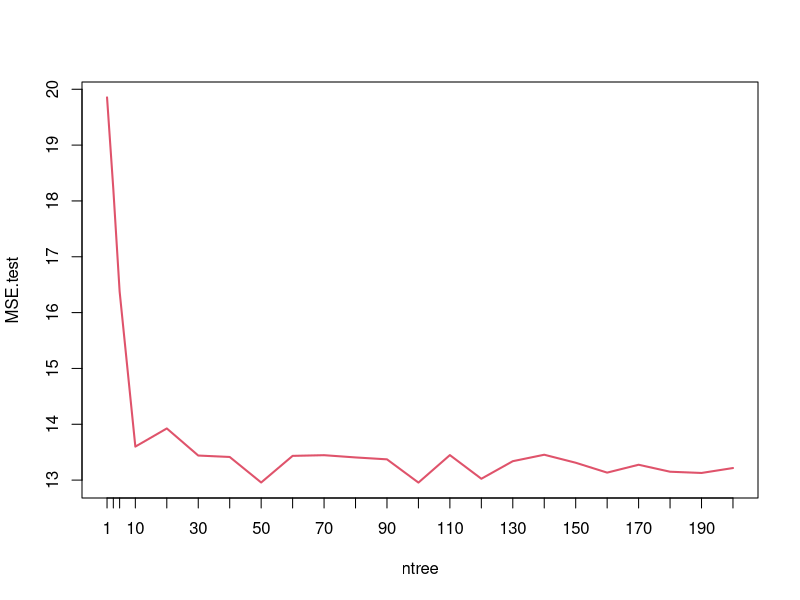
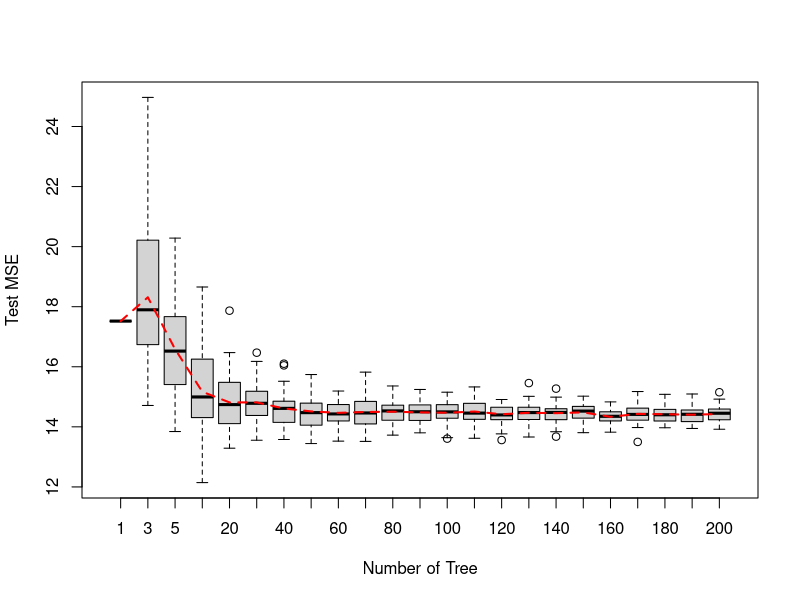
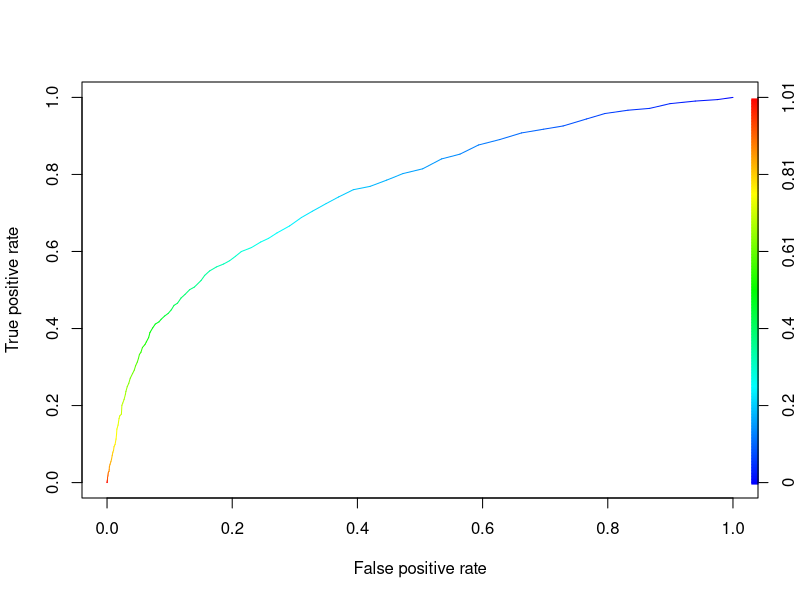
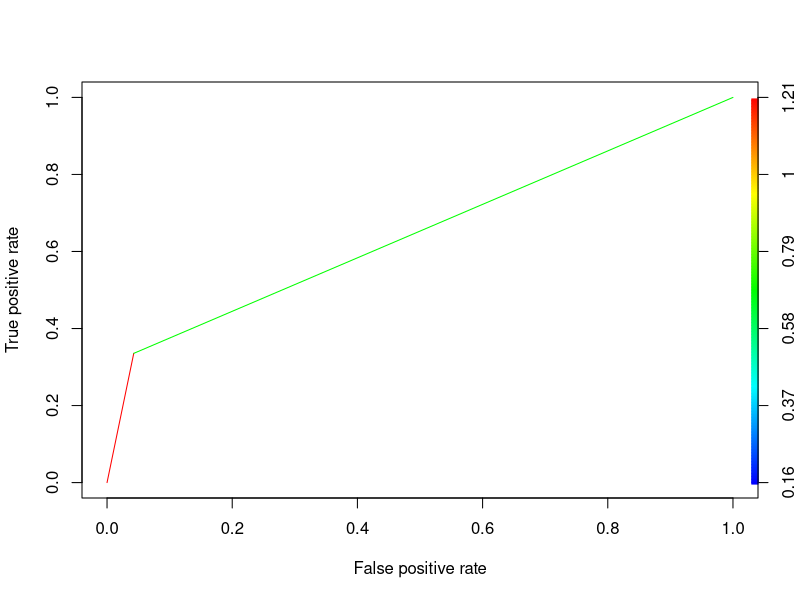

Recreate these plots in R, in order.
## ---- chunk 1
knitr::opts_chunk$set(echo = TRUE)
## ---- chunk 2
# load Boston data
library(MASS)
data(Boston)
index <- sample(nrow(Boston),nrow(Boston)*0.60)
boston.train <- Boston[index,]
boston.test <- Boston[-index,]

# load credit card data
credit.data <- read.csv("data/credit_default.csv", header=T)
# convert categorical variables
credit.data$SEX<- as.factor(credit.data$SEX)
credit.data$EDUCATION<- as.factor(credit.data$EDUCATION)
credit.data$MARRIAGE<- as.factor(credit.data$MARRIAGE)
# random splitting
index <- sample(nrow(credit.data),nrow(credit.data)*0.60)
credit.train = credit.data[index,]
credit.test = credit.data[-index,]
## ---- chunk 3
library(ipred)
## ---- chunk 4
boston.bag<- bagging(medv~., data = boston.train, nbagg=100)
boston.bag
## ---- chunk 5
boston.bag.pred<- predict(boston.bag, newdata = boston.test)
mean((boston.test$medv-boston.bag.pred)^2)
## ---- chunk 6
library(rpart)
boston.tree<- rpart(medv~., data = boston.train)
boston.tree.pred<- predict(boston.tree, newdata = boston.test)
mean((boston.test$medv-boston.tree.pred)^2)
## ---- chunk 7
ntree<- c(1, 3, 5, seq(10, 200, 10))
MSE.test<- rep(0, length(ntree))
for(i in 1:length(ntree)){
  boston.bag1<- bagging(medv~., data = boston.train, nbagg=ntree[i])
  boston.bag.pred1<- predict(boston.bag1, newdata = boston.test)
  MSE.test[i]<- mean((boston.test$medv-boston.bag.pred1)^2)
}
plot(ntree, MSE.test, type = 'l', col=2, lwd=2, xaxt="n")
axis(1, at = ntree, las=1)
## ---- chunk 8
setwd("data/")
MSE.test= read.csv("Bag_MSE.csv")
ntree<- c(1, 3, 5, seq(10, 200, 10))
boxplot(t(MSE.test), names=ntree, xlab="Number of Tree", ylab="Test MSE")
lines(apply(MSE.test, 1, mean), col="red", lty=2, lwd=2)
## ---- chunk 9
boston.bag.oob<- bagging(medv~., data = boston.train, coob=T, nbagg=100)
boston.bag.oob
## ---- chunk 10
credit.bag<- bagging(as.factor(default.payment.next.month)~., data = credit.train, nbagg=100)
credit.bag.pred<- predict(credit.bag, newdata = credit.train, type="prob")[,2]
credit.bag.pred.test<- predict(credit.bag, newdata = credit.test, type="prob")[,2]
library(ROCR)
pred = prediction(credit.bag.pred.test, credit.test$default.payment.next.month)
perf = performance(pred, "tpr", "fpr")
plot(perf, colorize=TRUE)
unlist(slot(performance(pred, "auc"), "y.values"))

## ---- chunk 11
credit.bag.pred.test<- predict(credit.bag, newdata = credit.test, type="class")
table(credit.test$default.payment.next.month, credit.bag.pred.test, dnn = c("True", "Pred"))

costMatrix <- matrix(c(0,35,1,0), nrow=2)
credit_asy_bag<- bagging(as.factor(default.payment.next.month)~., 
                         data = credit.train,
                         parms=list(cost=costMatrix), nbagg=100)
credit_asy_bag_pred<- predict(credit_asy_bag, newdata = credit.test)
table(credit.test$default.payment.next.month, credit_asy_bag_pred, dnn = c("True", "Pred"))

## ---- chunk 12
credit.rpart <- rpart(formula = default.payment.next.month ~ ., data = credit.train, method = "class")
credit.test.pred.tree1 <- predict(credit.rpart, credit.test, type="class")
table(credit.test$default.payment.next.month, credit.test.pred.tree1, dnn=c("Truth","Predicted"))
credit.test.pred.tree1 <- predict(credit.rpart, credit.test, type="prob")

pred = prediction(credit.test.pred.tree1[,2], credit.test$default.payment.next.month)
perf = performance(pred, "tpr", "fpr")
plot(perf, colorize=TRUE)
unlist(slot(performance(pred, "auc"), "y.values"))
